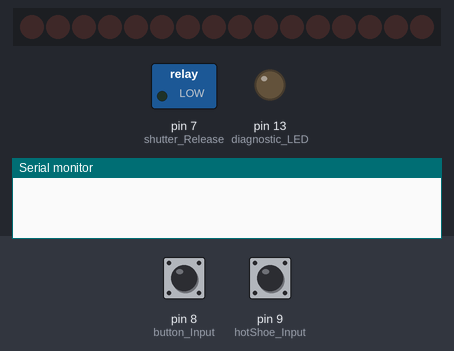
The sketch below on a simulated Arduino Uno, built with avr-gcc and run on an emulated ATmega328P. Shown: 16 shift-register outputs drawn as a row of LEDs (first output left, lit = HIGH), switched loads named in the sketch (green lamp = pin HIGH), output pins drawn as LEDs (lit = HIGH), the last lines printed to the serial monitor. Wiring (inferred from the names in the program): IR receiver: data pin 6; 2 × shift register (74HC595): data pin 12; shift clock pin 10; latch pin 11. Wiring (inferred from the signals the program sends): row of LEDs: on Q0, Q1, Q2, Q3, Q4, Q5, Q6, Q7, Q8, Q9, Q10, Q11, Q12, Q13, Q14, Q15. The test bench sets the inputs (shaded band); at power-on: pin 9 (hotShoe_Input) HIGH, pin 8 (button_Input) LOW. Pins used as bus, display or sensor lines are not drawn.

Above: at 1.2 s.
1.3 s: pin 9 (hotShoe_Input) pulled LOW for 0.15 s
At 1.37 s:
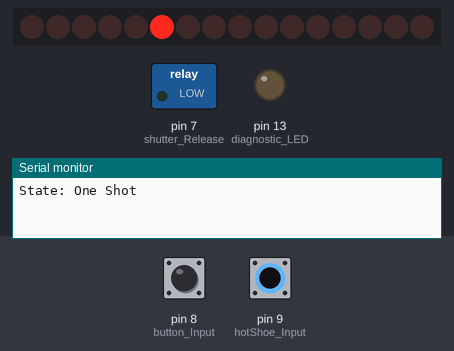
2.9 s: pin 8 (button_Input) pulled HIGH for 0.15 s
At 3.7 s:
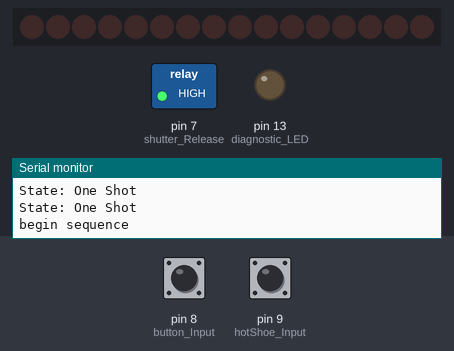
4.5 s: pin 9 (hotShoe_Input) pulled LOW for 1 s
At 4.57 s:
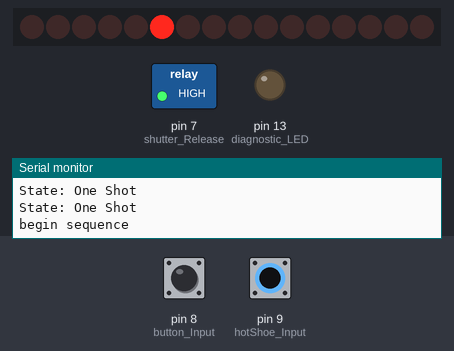
7.0 s: pin 9 (hotShoe_Input) pulled LOW for 3.2 s
At 7.5 s:
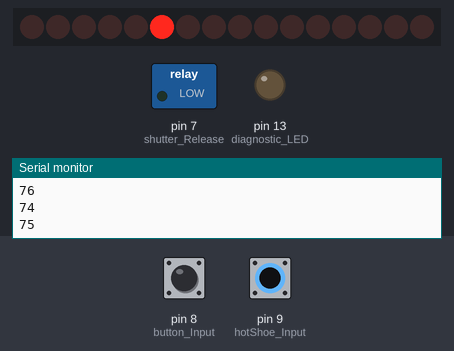
Timing chart, 0 to 10.0 s (numbered marks = the images above; inputs shaded):
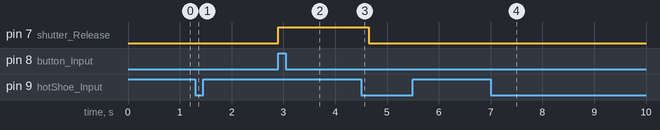

Measured:
- after the input at 2.9 s, pin 7 (shutter_Release): LOW → HIGH at once
- after the input at 4.5 s, pin 7 (shutter_Release): HIGH → LOW after 0.15 s

The sketch:

RELight_Refactor.ino
```cpp
// Code for a prototype portable RTI rig
// Joe Rowley, August 2014 for Prof. James Davis
// at the University of California, Santa Cruz.
// Using an Arduino Micro, 2 8-bit Shift Registers
// 10 mosfets, 10 Cree MRK 12V, 700ma LEDs
// 12V Regulator, 4 CR123A 3.2V batteries
// I should have some constant current limited but don't
// [really don't do that... it's a bad idea not to have a limiter on it]
// 3.5mm Female jack is used as an on/off switch and as an input for the hotshoe
// Contact joer14@gmail.com if you have any questions.

// out of place thought:
// consider using current over driving with PWM by PWM ~OE on the shift registers

///////////////////
//////Options/////
/////////////////

int serialDebug = 1;      //
int lightDuration = 75;   //amount of time the light is on for in ms
//int exposureLength = 190; //exposure length in ms - hopefully won't hardcode this in the end
// T3i shoots at 5FPS, so a little less than 200ms is the max time in theory for that camera
// however we also add debouncing time in the main loop, so look out for that.

// Ring Flash Mode
// 1 => fire all of the lights on the first photo (total of 11 photos)
// 0 => 1 LED per photo, 10 photos.
int ringFlashFirst = 1;


/////////////////////////
//////Pin Declarations///
/////////////////////////

////Shift Registers (Outputs) ///
int latchPin = 11;
int clockPin = 10;
int dataPin = 12;
/////////////////////////////////

////Inputs////
const int hotShoe_Input = 9;
const int button_Input = 8;
const int remote_Input = 6;  // input for the remote control (2.5mm jack)
//////////////

///Outputs////
const int diagnostic_LED = 13;
const int shutter_Release = 7;  // shutter release output (3.5mm to 2.5mm)
/////////////

///Some Global Variables////
int count = 1;
int startIt = 0;


void setup() {
  pinMode(latchPin, OUTPUT);
  pinMode(clockPin, OUTPUT);
  pinMode(dataPin, OUTPUT);
  pinMode(hotShoe_Input, INPUT);
  pinMode(diagnostic_LED, OUTPUT);
  pinMode(remote_Input, INPUT);
  pinMode(shutter_Release, OUTPUT);
  digitalWrite(hotShoe_Input,HIGH);
  digitalWrite(diagnostic_LED, LOW);

  //Zero everything so you don't have any lights stuck on.

  doubleShiftOut(0,0);

  if(ringFlashFirst){
    count=0;
  };


  digitalWrite(shutter_Release,LOW);

  if(serialDebug) Serial.begin(9600);
  //while (!Serial) {
  //  ; // wait for serial port to connect. Needed for Leonardo only
  //}


// Test Shutter Release
//  delay(1000);
//  digitalWrite(shutter_Release,HIGH);
//  delay(1000);
//  digitalWrite(shutter_Release,LOW);
//
}

/////////////////////////////////////////////////
////Shifts byte Values out to shift registers////
/////////////////////////////////////////////////

void doubleShiftOut(int val, int val2){
  //val =0b11111111;
  // First output the second shift register value, then the first one
  // since we are dealing with serial data
  digitalWrite(latchPin, LOW);
  shiftOut(dataPin, clockPin, MSBFIRST, val2);
  shiftOut(dataPin, clockPin, MSBFIRST, val);
  digitalWrite(latchPin, HIGH);

};

void dipDelay( int val, int val2, int delayTime){
  int upFrontDelay = 0;
  delay(upFrontDelay);
  doubleShiftOut(val, val2);
  delay(delayTime);
  doubleShiftOut(0,0);
  //int remainderTime = exposureLength-delayTime-upFrontDelay;
  //delay(remainderTime);
};


///////////////////////////////////////////////////////
/////// 1. Displays a given state's value on        ///
///////    the ring light for light duration        ///
/////// 2. turns off LED and waits until expsoure   ///
///////    length has finished. Then returns        ///
///////////////////////////////////////////////////////

void setRing(int LEDstate){

    switch (LEDstate) {

    case 0:
      //dipDelay(0,2,lightDuration);
      // Useful to display alt light 1 for debugging
      //dipDelay(31,255,lightDuration);

      dipDelay(32,0,lightDuration);

      break;
    case 1:
      dipDelay(0,1,lightDuration);
      break;
    case 2:
      //dipDelay(2,0,lightDuration);
      dipDelay(64,0,lightDuration);

      break;
    case 3:
      dipDelay(4,0,lightDuration);
      break;
    case 4:
      dipDelay(8,0,lightDuration);
      break;
    case 5:
      //dipDelay(16,0,lightDuration);
      dipDelay(0,2,lightDuration);

      break;
    case 6:
      //dipDelay(32,0,lightDuration);
      dipDelay(2,0,lightDuration);

      break;
    case 7:
      //dipDelay(64,0,lightDuration);
      dipDelay(128,0,lightDuration);

      break;
    case 8:
      //dipDelay(128,0,lightDuration);
      dipDelay(1,0,lightDuration);

      break;
    case 9:
      //dipDelay(0,1,lightDuration);
      dipDelay(16,0,lightDuration);

      break;
    case 10:
      dipDelay(255,255,lightDuration);
      break;
    default:
      dipDelay(0,0,lightDuration);
  };
};

/////////////////////////////////////////////////////////////////////
///// Called when the user hits the shutter button on the camera
///// and tests the camera/ring light for exposure settings
/////////////////////////////////////////////////////////////////////
void oneShot(){
  if(serialDebug) Serial.println("State: One Shot");
  setRing(0);//turn all LEDs on
  //delay(2000);// just for debugging
}
///////////////////
// **** theory ****
//
// in the case that the camera is at 1/60sec for exposure
// first flash signal fires, then shutter opens for 16ms, then flash signal is low?
// then it saves to the buffer/card (this takes like 200ms or so?)
// then it detects that it should fire again


void shootSequence(){
  //if(serialDebug) Serial.println("State: Shooting Sequence");
  //delay(500);
  //int cases = 11;
  //Set cases to 12 to have a dead state at the end for no LED exposure
  int cases = 12;
  unsigned long initialTime = millis();
  unsigned long CMA = 0;  // current Cummulative Moving Average (elapsed time between captures)
  unsigned long CMAn1 = 0; // n+1 cummulative Moving Average
  unsigned long Xn1 = 0;   // most recent delay
  unsigned long n = 0;     // current state, ranges from 0 to 10;
  //unsigned long currentExpectedTermination = (11*CMAn1) + initialTime; // when should the sequency be done shooting
  //unsigned long stopShutterTime = (10.5*CMAn1) + initialTime; // when should the sequency be done shooting
  unsigned long currentExpectedTermination = (cases*CMAn1) + initialTime; // when should the sequency be done shooting
  unsigned long stopShutterTime = ((cases-.5)*CMAn1) + initialTime; // when should the sequency be done shooting

  unsigned long now;
  unsigned long previous;

  digitalWrite(shutter_Release,HIGH);
  //setRing(0);
  //delay(150);
  count = 0;

  while(count< cases){
    previous = millis();
    int hotShoeHigh = !digitalRead(hotShoe_Input);   // negated because active low
    while(!hotShoeHigh){
      hotShoeHigh = !digitalRead(hotShoe_Input);
    }
    setRing(count);
    now = millis();
    Xn1 = now - previous;
    CMA = (Xn1+(count*CMA))/(count+1);
    //stopShutterTime = (10.5*CMA) + initialTime; // when should the sequency be done shooting
    stopShutterTime = ((cases-.5)*CMA) + initialTime; // when should the sequency be done shooting

    count = count++;
    if ( now > stopShutterTime) digitalWrite(shutter_Release,LOW);
    //if (count==(cases)) digitalWrite(shutter_Release,LOW);
    if(serialDebug) Serial.println(Xn1);
  }

  count=0;
}


/////////////////////////////////////////////////////////////////////
////////////  Blinks the Diagnostic LED for 2 seconds //////////////
/////////////////////////////////////////////////////////////////////

void coolDown(int secs){
  if(serialDebug) Serial.println("State: Cooling Down");
  doubleShiftOut(0,0);                  //clear Display just in case it isn't
  int numFlashes = (secs*1000)/250;
  int i;
  for (i=0; i<numFlashes; i++){
    digitalWrite(diagnostic_LED,HIGH);
    delay(250);
    digitalWrite(diagnostic_LED,LOW);
    delay(250);
  }

}

void loop() {

  //if(serialDebug) Serial.println("State: Idle");

  int remoteHigh  = !digitalRead(remote_Input);    // negated because active low
  int buttonHigh  =  digitalRead(button_Input);    //
  int hotShoeHigh = !digitalRead(hotShoe_Input);   // negated because active low

  //allow test shots
  if( !remoteHigh & !buttonHigh & hotShoeHigh & (count == 0) ) oneShot();

  if( count == 0 & (remoteHigh | buttonHigh) ){
     if(serialDebug) Serial.println("begin sequence");
     shootSequence();
     //delay(500);
     coolDown(2);
     //count = 1;
  }


}


//if(serialDebug) Serial.print("remote: ");
//if(serialDebug) Serial.println(remoteVal);
//if(serialDebug) Serial.print("button: ");
//if(serialDebug) Serial.println(buttonVal);
//if(serialDebug) Serial.print("hotShoe: ");
//if(serialDebug) Serial.println(hotShoeVal);
//delay(10);
//if(!remoteVal) oneShot();
//  if(serialDebug) Serial.println("remote Input: LOW");
  //oneShot();
  //dipDelay(255,255,lightDuration);
//}else if(serialDebug) Serial.println("button Input: LOW");
```
